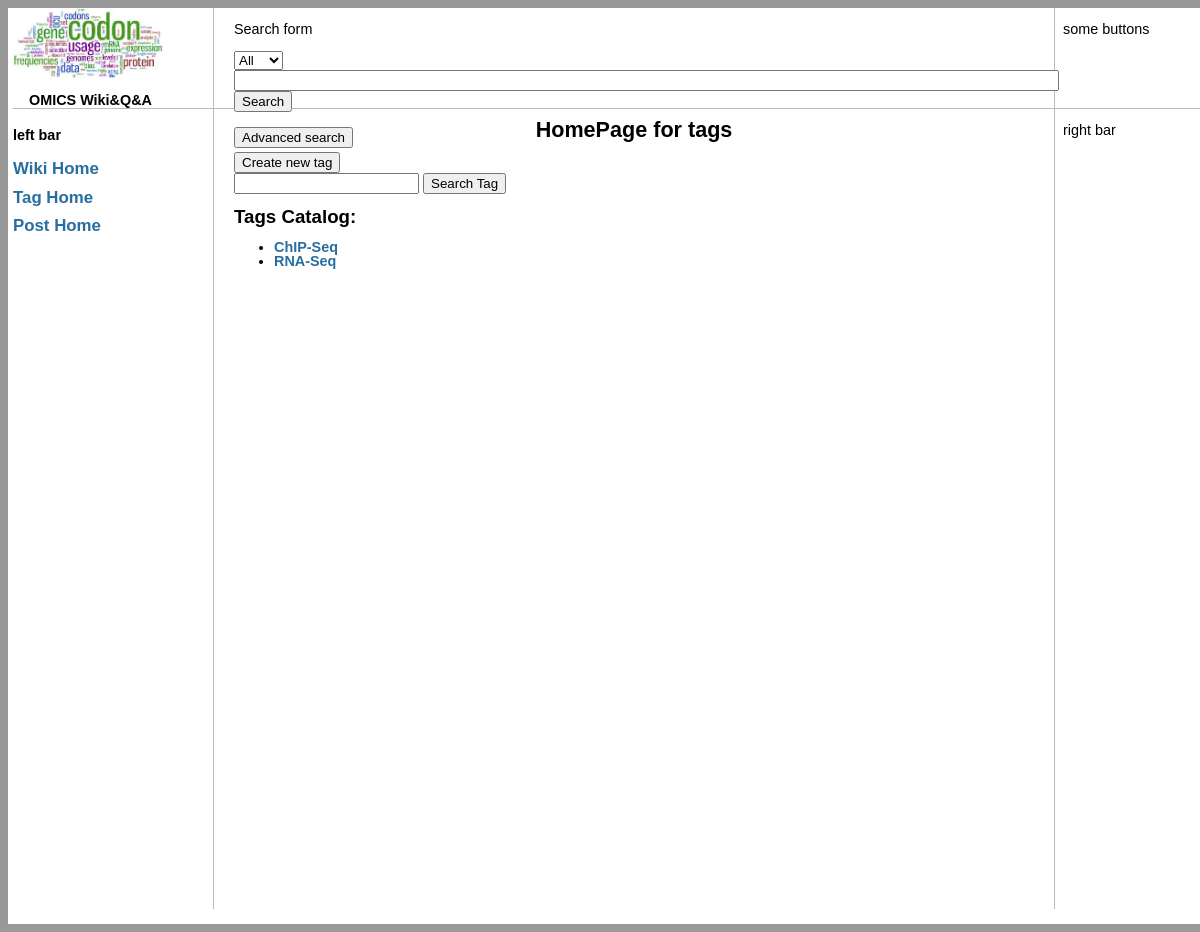
The page /tags/ on the database as committed earlier.
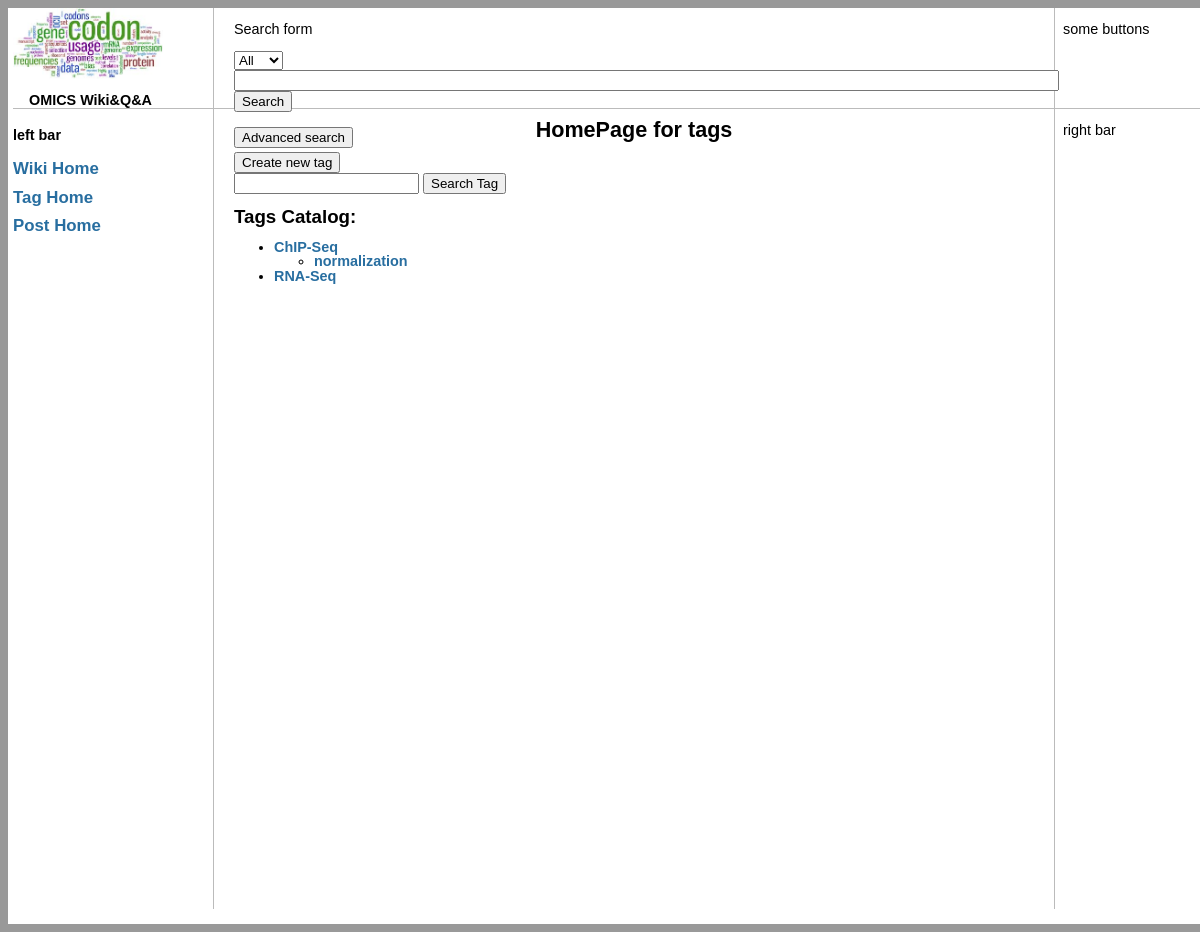
The same page on the database as committed later.
### tags/models.py (models this page shows, shortened)
class Tag(Page):
    name = models.CharField(max_length=255, unique=True)
    parent_page = models.OneToOneField("wiki.Page",parent_link=True)
    count = models.IntegerField(default=0)
    parent = models.ForeignKey('self', related_name = "children",null=True, blank=True)
    node_position = models.IntegerField(default=0)
    PROPOSED, APPROVED, WORKFLOW, SOFTWARE = range(4)
    CATEGORY_CHOICE = [(PROPOSED, "proposed"), (APPROVED,"approved"), (WORKFLOW,"workflow"), (SOFTWARE,"software")]
    categories = models.IntegerField(choices=CATEGORY_CHOICE, default=PROPOSED)
    class Meta:
        get_latest_by= 'node_position'

### tags/views.py (the view)
class TagList(ListView):
    template_name = "tags/index.html"
    queryset = Tag.objects.filter(parent__isnull=True)

### tags/templatetags/tag_custom_tags.py (called while the page is built)
@register.inclusion_tag("tags/show_tags_children.html")
def show_tag_children(tag):
    tag_children_list = tag.children.all()
    return {'tag_list': tag_children_list}

### templates/tags/index.html (shortened to what this page needs)
{% extends 'base.html' %}
{% load tag_custom_tags %}
{% block content %}
<h1> HomePage for tags</h1>
<button type='button' onclick='location.href="{% url "tags:tag-create" %}"'> Create new tag </button>
<form action="" method="get">
<input type="text" name="search_content" />
<input type="submit" value="Search Tag" />
</form>
<h2> Tags Catalog: </h2>
{% if tag_list %}
<ul>
{% for tag in tag_list %}
<li> <a href="{% url 'tags:tag-detail' tag.id %}"> {{tag.name}} </a> </li>
    {% show_tag_children tag %}
{% endfor %}
</ul>
{% else %}
<p> no tags available </p>
{% endif %}
{% endblock content %}

### templates/tags/show_tags_children.html (shortened to what this page needs)
{% load tag_custom_tags %}
<ul>
    {% for tag in tag_list %}
    <li> <a href="{% url 'tags:tag-detail' tag.id %}">{{ tag.name }} </a> </li>
    {% endfor %}
</ul>

Rows that differ between the two databases and show on the page:
added Tag: name "normalization", shown under "ChIP-Seq"
